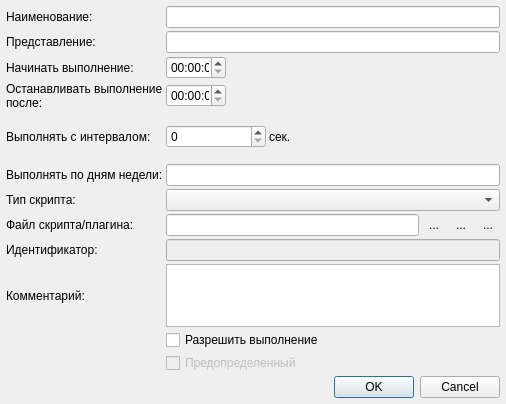
<?xml version="1.0" encoding="UTF-8"?>
<ui version="4.0">
 <class>DialogTask</class>
 <widget class="QDialog" name="DialogTask">
  <property name="geometry">
   <rect>
    <x>0</x>
    <y>0</y>
    <width>506</width>
    <height>404</height>
   </rect>
  </property>
  <property name="windowTitle">
   <string>Служба</string>
  </property>
  <layout class="QGridLayout" name="gridLayout_2">
   <property name="leftMargin">
    <number>6</number>
   </property>
   <property name="topMargin">
    <number>6</number>
   </property>
   <property name="rightMargin">
    <number>6</number>
   </property>
   <property name="bottomMargin">
    <number>6</number>
   </property>
   <property name="spacing">
    <number>3</number>
   </property>
   <item row="0" column="0">
    <layout class="QGridLayout" name="gridLayout">
     <property name="spacing">
      <number>3</number>
     </property>
     <item row="4" column="1">
      <layout class="QHBoxLayout" name="horizontalLayout">
       <item>
        <widget class="QSpinBox" name="interval">
         <property name="maximumSize">
          <size>
           <width>100</width>
           <height>16777215</height>
          </size>
         </property>
         <property name="maximum">
          <number>999999999</number>
         </property>
        </widget>
       </item>
       <item>
        <widget class="QLabel" name="label_6">
         <property name="text">
          <string>сек.</string>
         </property>
        </widget>
       </item>
      </layout>
     </item>
     <item row="2" column="1">
      <widget class="QTimeEdit" name="start_task">
       <property name="maximumSize">
        <size>
         <width>60</width>
         <height>16777215</height>
        </size>
       </property>
      </widget>
     </item>
     <item row="5" column="0">
      <widget class="QLabel" name="label_7">
       <property name="text">
        <string>Выполнять по дням недели:</string>
       </property>
      </widget>
     </item>
     <item row="9" column="0">
      <widget class="QLabel" name="label_10">
       <property name="text">
        <string>Комментарий:</string>
       </property>
      </widget>
     </item>
     <item row="1" column="0">
      <widget class="QLabel" name="label_2">
       <property name="text">
        <string>Представление:</string>
       </property>
      </widget>
     </item>
     <item row="1" column="1">
      <widget class="QLineEdit" name="synonum"/>
     </item>
     <item row="4" column="0">
      <widget class="QLabel" name="label_5">
       <property name="text">
        <string>Выполнять с интервалом:</string>
       </property>
      </widget>
     </item>
     <item row="3" column="1">
      <widget class="QTimeEdit" name="end_task">
       <property name="maximumSize">
        <size>
         <width>60</width>
         <height>16777215</height>
        </size>
       </property>
      </widget>
     </item>
     <item row="0" column="1">
      <widget class="QLineEdit" name="name"/>
     </item>
     <item row="8" column="1">
      <widget class="QLineEdit" name="uuid">
       <property name="enabled">
        <bool>false</bool>
       </property>
      </widget>
     </item>
     <item row="2" column="0">
      <widget class="QLabel" name="label_3">
       <property name="text">
        <string>Начинать выполнение:</string>
       </property>
      </widget>
     </item>
     <item row="3" column="0">
      <widget class="QLabel" name="label_4">
       <property name="text">
        <string>Останавливать выполнение после:</string>
       </property>
       <property name="wordWrap">
        <bool>true</bool>
       </property>
      </widget>
     </item>
     <item row="6" column="0">
      <widget class="QLabel" name="label_11">
       <property name="text">
        <string>Тип скрипта:</string>
       </property>
      </widget>
     </item>
     <item row="8" column="0">
      <widget class="QLabel" name="label_9">
       <property name="text">
        <string>Идентификатор:</string>
       </property>
      </widget>
     </item>
     <item row="6" column="1">
      <widget class="QComboBox" name="cmbScriptType"/>
     </item>
     <item row="9" column="1">
      <widget class="QTextEdit" name="txtComment">
       <property name="maximumSize">
        <size>
         <width>16777215</width>
         <height>63</height>
        </size>
       </property>
       <property name="lineWrapMode">
        <enum>QTextEdit::WidgetWidth</enum>
       </property>
      </widget>
     </item>
     <item row="11" column="1">
      <widget class="QCheckBox" name="predefined">
       <property name="enabled">
        <bool>false</bool>
       </property>
       <property name="text">
        <string>Предопределенный</string>
       </property>
      </widget>
     </item>
     <item row="7" column="0">
      <widget class="QLabel" name="label_8">
       <property name="text">
        <string>Файл скрипта/плагина:</string>
       </property>
      </widget>
     </item>
     <item row="0" column="0">
      <widget class="QLabel" name="label">
       <property name="text">
        <string>Наименование:</string>
       </property>
      </widget>
     </item>
     <item row="5" column="1">
      <widget class="QLineEdit" name="days_of_week"/>
     </item>
     <item row="10" column="1">
      <widget class="QCheckBox" name="allowed">
       <property name="text">
        <string>Разрешить выполнение</string>
       </property>
      </widget>
     </item>
     <item row="7" column="1">
      <layout class="QHBoxLayout" name="horizontalLayout_2">
       <item>
        <widget class="QLineEdit" name="script"/>
       </item>
       <item>
        <widget class="QToolButton" name="btnSelectPlugin">
         <property name="text">
          <string>...</string>
         </property>
         <property name="icon">
          <iconset resource="ba_resurses.qrc">
           <normaloff>:/img/link.png</normaloff>:/img/link.png</iconset>
         </property>
         <property name="autoRaise">
          <bool>true</bool>
         </property>
        </widget>
       </item>
       <item>
        <widget class="QToolButton" name="btnPluginParam">
         <property name="text">
          <string>...</string>
         </property>
         <property name="icon">
          <iconset resource="ba_resurses.qrc">
           <normaloff>:/img/options.png</normaloff>:/img/options.png</iconset>
         </property>
         <property name="autoRaise">
          <bool>true</bool>
         </property>
        </widget>
       </item>
       <item>
        <widget class="QToolButton" name="btnSave">
         <property name="text">
          <string>...</string>
         </property>
         <property name="icon">
          <iconset resource="ba_resurses.qrc">
           <normaloff>:/img/save.png</normaloff>:/img/save.png</iconset>
         </property>
         <property name="autoRaise">
          <bool>true</bool>
         </property>
        </widget>
       </item>
      </layout>
     </item>
    </layout>
   </item>
   <item row="1" column="0">
    <widget class="QDialogButtonBox" name="buttonBox">
     <property name="orientation">
      <enum>Qt::Horizontal</enum>
     </property>
     <property name="standardButtons">
      <set>QDialogButtonBox::Cancel|QDialogButtonBox::Ok</set>
     </property>
    </widget>
   </item>
  </layout>
 </widget>
 <resources>
  <include location="ba_resurses.qrc"/>
 </resources>
 <connections>
  <connection>
   <sender>buttonBox</sender>
   <signal>accepted()</signal>
   <receiver>DialogTask</receiver>
   <slot>accept()</slot>
   <hints>
    <hint type="sourcelabel">
     <x>248</x>
     <y>254</y>
    </hint>
    <hint type="destinationlabel">
     <x>157</x>
     <y>274</y>
    </hint>
   </hints>
  </connection>
  <connection>
   <sender>buttonBox</sender>
   <signal>rejected()</signal>
   <receiver>DialogTask</receiver>
   <slot>reject()</slot>
   <hints>
    <hint type="sourcelabel">
     <x>316</x>
     <y>260</y>
    </hint>
    <hint type="destinationlabel">
     <x>286</x>
     <y>274</y>
    </hint>
   </hints>
  </connection>
 </connections>
</ui>
